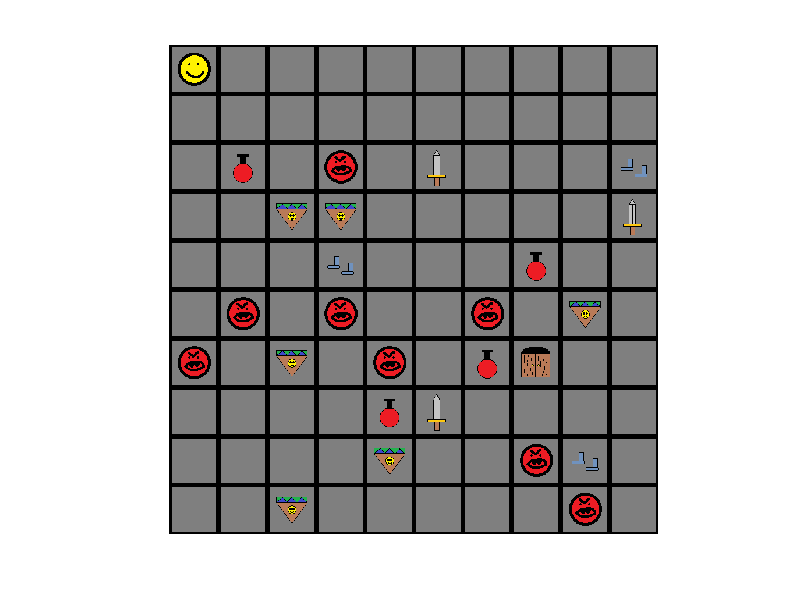

The MATLAB script that drew this image: (Note: this script raises an error after producing the figure.)

close all;
clear all;
load Adventure   % Loads the board (World - 10x10 cell array) along with a number of different image, shown below.
warning('off','all'); % turns off all warning messages
% Definitions

% Type definitions
PLAYERT = 1;
DOORT = 2;
SUPERMONSTERT = 3;
MONSTERT = 4;
HEALTHBOOSTT = 5;
SWORDT = 6;
SHIELDT = 7;
BOOTT = 8;

IMG = {Player, Door, Monster, Monster, Health, Sword, Shield, Boots};

% Column Definitions

TYPE = 1;
X_COL = 2;
Y_COL = 3;
ATTACK_COL = 4;
ATTACK_BOOST_COL = 5;
DEFENSE_COL = 6;
DEFENSE_BOOST_COL = 7;
HEALTH_COL = 8;
SPEED_COL = 9;
SPEED_BOOST_COL = 10;

% Init
EL = zeros(33,10); %Preallocating space for the Entity List
EL(1,:) = [1 1 1 10 0 10 0 10 10 0]; %Begin player spawn (10 attack, health, Speed, Defense is default Placeholder)
rng('shuffle'); %Seeds the random function based on current time
EL(2,:) = [2 randi([7 8]) randi([7 8]) 0 0 0 0 100000 0 0]; %Randomly spawns door location
EL(3,:) = [3 EL(2,2)-1 EL(2,3)-1 EL(1,4) 0 EL(1,6) 0 EL(1,8) EL(1,9) 0]; %Randomly spawns monster location within a 3 coordinate radius of the door. Also indexes into the players health, speed and defense stats to create a metroid-esque evil player (see Ryan for more details) 
for r = 4:1:33
    for c = 1:1:10
        rng('shuffle'); %randomly seeds entity generation based on current time
        if c == 1
            EL(r,c) = randi([4 8]); %Assigns random entity calues
        elseif c == 2
            EL(r,c) = randi([2 10]);
        elseif c==3
            EL(r,c) = randi([1 10]);
        end
        
    end
end

   %The use of shuffled x y coordinates leads to some repitition in entity
%location. This is resolved by the random generation. While an entity will
%oscillate between two x y coordinates in each new instance of a game, it
%has an 80% chance of being a different type of entity (i.e. a health
%potion at coordinate (3,4) may be a monster the next match, or something
%else at coordinate (4,3).
World{EL(1,X_COL),EL(1,Y_COL)} = Player; %indexes into World location for player based on x y coordinates given in the Entity List. Assigns Cell values to the values in the Player image (Test)
for r = 4:1:33
    if EL(r,TYPE) == MONSTERT
        while World{EL(r,X_COL), EL(r,Y_COL)} ~= Blank
            EL(r,X_COL) = randi([2 10]);
            EL(r,Y_COL) = randi([1 10]);
        end
        World{EL(r,X_COL), EL(r,Y_COL)} = Monster; %Checks Entity type for Monster
    elseif EL(r,TYPE) == HEALTHBOOSTT
        while World{EL(r,2), EL(r,3)} ~= Blank
            EL(r,2) = randi([2 10]);
            EL(r,3) = randi([1 10]);
        end
        World{EL(r,2), EL(r,3)} = Health; %Checks Entity type for Health
    elseif EL(r,1) == 6
        while World{EL(r,2), EL(r,3)} ~= Blank
            EL(r,2) = randi([2 10]);
            EL(r,3) = randi([1 10]);
        end
        World{EL(r,2), EL(r,3)} = Sword; %Checks Entity type for Sword
    elseif EL(r,1) == 7
        while World{EL(r,2), EL(r,3)} ~= Blank
            EL(r,2) = randi([2 10]);
            EL(r,3) = randi([1 10]);
        end
        World{EL(r,2), EL(r,3)} = Shield; %Checks Entity type for Shield
    elseif EL(r,1) == 8
        while World{EL(r,2), EL(r,3)} ~= Blank
            EL(r,2) = randi([2 10]);
            EL(r,3) = randi([1 10]);
        end
        World{EL(r,2), EL(r,3)} = Boots; %Checks Entity type for Health
    end
end
World{EL(2,2), EL(2,3)} = Door;
World{EL(3,2), EL(3,3)} = Monster-60;

% Start Play
Game = 1;
while Game == 1
   if EL(1,8) == 0
       Game = 0;
   elseif EL(3,8) == 0
       
   end
   World{EL(1,X_COL),EL(1,Y_COL)} = Player; %indexes into World location for player based on x y coordinates given in the Entity List. Assigns Cell values to the values in the Player image (Test)
for r = 1:10
    for c = 1:10
        World{r,c} = Blank; %Clears all world tiles in order for entity locations to be reset
    end
end
for r = 1:1:size(EL)
    World{EL(r,X_COL), EL(r,Y_COL)} = IMG{EL(r,1)}; %Indexes into the world at the updated location in the entity list, and respawns in the specified entity in its new location
end
imshow([World{1,:};World{2,:};World{3,:};World{4,:};World{5,:};World{6,:};World{7,:};World{8,:};World{9,:};World{10,:}]); %displays updated board with Player entity displayed in assigned location
% Movement
player = EL(find(EL(TYPE)==PLAYERT),:);
MOBVIEWDISTANCE = 4;
for i = 1:length(EL)
    entity = EL(i,:);
   if entity(TYPE) == PLAYERT
       %Player movement
       VALID = 0;
       dx = 0;
       dy = 0;
       while VALID == 0
           h = figure(1);
           waitforbuttonpress;
           k = get(h,'CurrentKey');
           switch (k)
               case 'downarrow'
                   dx = 1;
                   VALID = 1;
               case 'uparrow'
                   dx = -1;
                   VALID = 1;
               case 'leftarrow'
                   dy = -1;
                   VALID = 1;
               case 'rightarrow'
                   dy = 1;
                   VALID = 1;
           end
           if VALID == 1
               px = dx + player(X_COL);
               py = dx + player(Y_COL);
               if px > 10 || px < 1 || py > 10 || py < 1
                   VALID = 0;
               end
           end
       end
       EL(i,X_COL) = EL(i,X_COL) + dx;
       EL(i,Y_COL) = EL(i,Y_COL) + dy;
   elseif entity(TYPE) == MONSTERT
       %Lets see if a player is around
       ex = entity(X_COL);
       ey = entity(Y_COL);
       px = player(X_COL);
       py = player(Y_COL);
       
       availableLocations = [1 0 0; 0 1 0; -1 0 0; 0 -1 0; 0 0 Inf]; % x y weight
       %lower is better
       %we want to avoid going nowhere unless we have nowhere to go or we
       %agro to right ther
       
       if ((ex - px) ^ 2 + (ey - py)^2 < 16)
           % need to use distance to weight
           for i = 1:5
               availableLocations(i,3) = ((ex+availableLocations (i,1))-px) ^ 2 + ((ey + availableLocations(i,2))-px)^2;
           end
       end
       appropriateLocations = [];
       for i = 1:5
           newx = availableLocations(i,1);
           newy = availableLocations(i,2);
           if newx > 10 || newx < 1 || newy > 10 || newy < 1
               continue;
           end
           collisions = sum(EL(X_COL)==newx & EL(Y_COL) == newy & (EL(TYPE) == MONSTERT || EL(TYPE) == DOORT || EL(TYPE) == SUPERMONSTERT));
           if collisions == 0 %no collisions with monsters, doors, or supermosters
               appropriateLocations = [appropriateLocations availableLocations(i)]; %can't prealloc
           end
       end
       if ~isempty(appropriateLocations)

           bestWeight = min(appropriateLocations(:,3));

           bestLocations = appropriateLocations(find(appropriateLocations(3) == bestWeight), :);

           entries = length(bestLocations);
       else
           entries = 0;
       end
       movementChoice = [0 0];
       if entries == 0
           continue;
       elseif entries == 1
           movementChoice = bestLocations(1,[1 2]); %extract xy
       else
           movementChoice = bestLocations(randi(entries),[1 2]); %extract random entry from appropriateLocations xy
       end
       EL(i,X_COL) = ex + movementChoice(1);
       EL(i,Y_COL) = ey + movementChoice(2);
   end
end
end
% Collision

% Combat Start

% Combat End

% End Play
